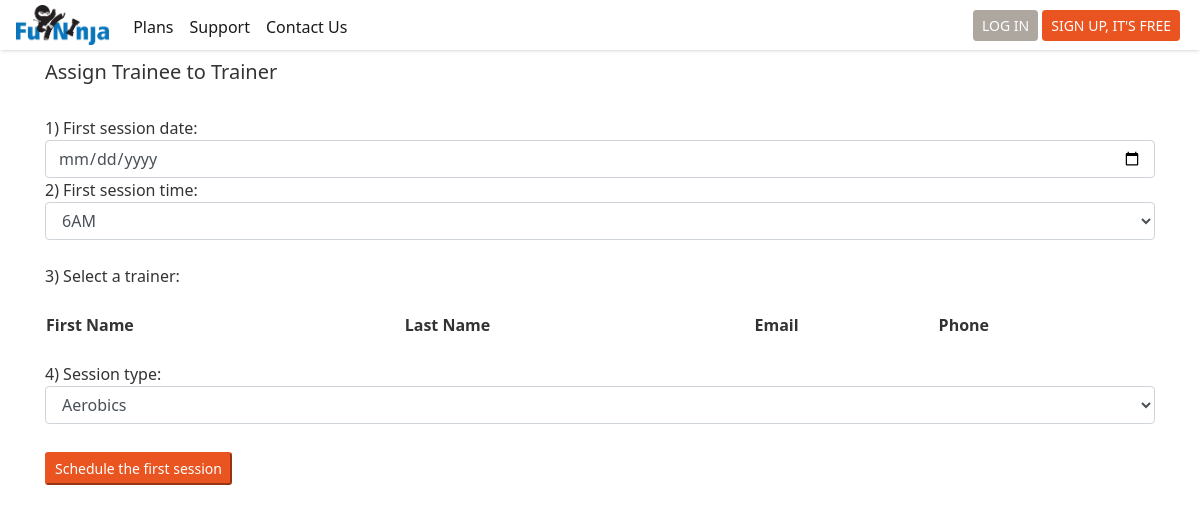
The app's page /admin/assign_product.php, older data.
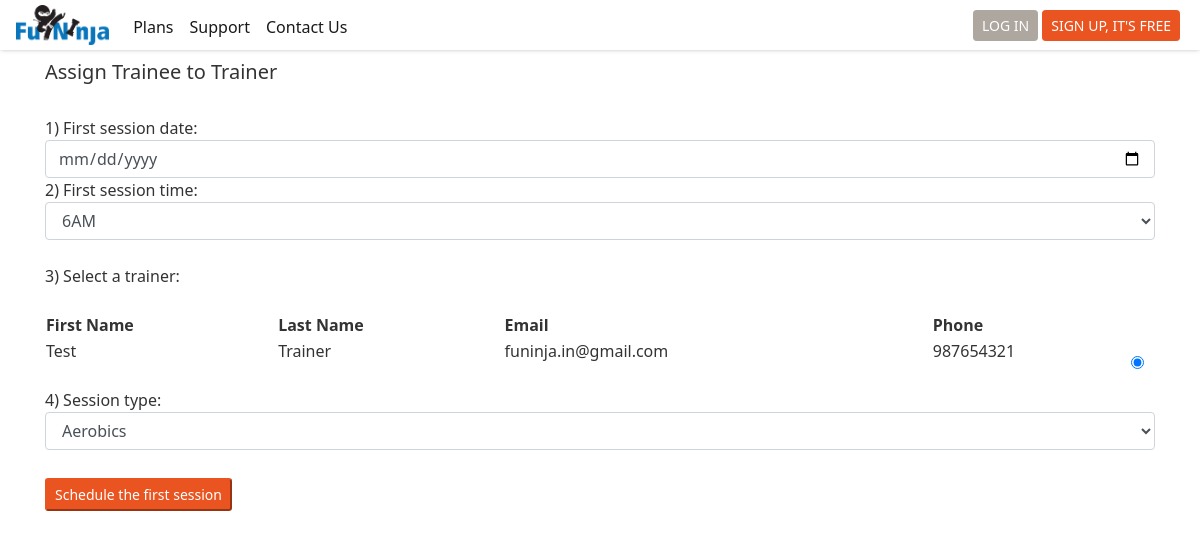
The same page, newer data.
### tables this page shows
CREATE TABLE `user_attributes` (
  `uid` int(11) NOT NULL,
  `attribute_id` int(11) NOT NULL,
  `attribute_value` varchar(64) NOT NULL,
  `valid_from` datetime NOT NULL,
  `valid_to` date DEFAULT NULL
);

CREATE TABLE `users` (
  `uid` int(11) NOT NULL,
  `username` varchar(64) NOT NULL,
  `user_type_id` int(11) NOT NULL,
  `email` varchar(64) NOT NULL,
  `password` longtext NOT NULL,
  `email_verified` tinytext NOT NULL,
  `reg_dt` datetime NOT NULL DEFAULT CURRENT_TIMESTAMP,
  `source` varchar(64) DEFAULT NULL,
  `ext_name` varchar(64) DEFAULT NULL
);

### includes/autoloader.php (called while the page is built, shortened)
<?php
function myAutoLoader($className) {
  $path = ROOT_DIR."/classes/";
  $extension = ".php";
  $fullPath = $path . $className . $extension;
}
?>

### classes/User.php (called while the page is built, shortened)
<?php
require_once ( ROOT_DIR.'/includes/autoloader.php' );
class User {
  public $uid;
  function __construct($uid, $conn) {
    $this->uid = $uid;
    $this->setUserAttributes($conn);
    $this->setEmailId($conn);
    $this->setUserType($conn);
  }
  function setEmailId($conn){
    $sql = "select email from users where uid = ".$this->uid.";";
    $stmt = mysqli_stmt_init($conn);
    if(!mysqli_stmt_prepare($stmt, $sql)){
      return "sqlerror";
    } else {
      mysqli_stmt_execute($stmt);
      $result = mysqli_stmt_get_result($stmt);
      while($row = $result->fetch_assoc()) {
        $this->email=$row['email'];
      }
    }
  }
  function setUserType($conn){
    $sql = "select ut.user_type_desc from users u, user_types ut where u.user_type_id=ut.user_type_id and u.uid= ".$this->uid.";";
    $stmt = mysqli_stmt_init($conn);
    if(!mysqli_stmt_prepare($stmt, $sql)){
      return "sqlerror";
    } else {
      mysqli_stmt_execute($stmt);
      $result = mysqli_stmt_get_result($stmt);
      while($row = $result->fetch_assoc()) {
        $this->type=$row['user_type_desc'];
      }
    }
  }
  function setUserAttributes($conn){
    $sql = "select uad.attribute_name, ua.attribute_value from users u, user_attribute_definitions uad, user_attributes ua
            where u.uid = ".$this->uid." and u.uid=ua.uid and ua.attribute_id=uad.attribute_id and sysdate() BETWEEN ua.valid_from and
            IFNULL(ua.valid_to,  DATE_ADD(sysdate(), INTERVAL 1 YEAR) );";
    $stmt = mysqli_stmt_init($conn);
    if(!mysqli_stmt_prepare($stmt, $sql)){
      return "sqlerror";
    } else {
      mysqli_stmt_execute($stmt);
      $result = mysqli_stmt_get_result($stmt);
      while($row = $result->fetch_assoc()) {
        switch ($row['attribute_name']) {
          case "first_name":
            $this->firstName = $row['attribute_value'];
            break;
          case "last_name":
            $this->lastName = $row['attribute_value'];
            break;
          case "date_of_birth":
            $this->dateOfBirth = $row['attribute_value'];
            break;
          case "phone_number":
            $this->phoneNumber = $row['attribute_value'];
            break;
          case "gender":
            $this->gender = $row['attribute_value'];
            break;
          case "Zoom ID":
            $this->zoomID = $row['attribute_value'];
            break;
          }
      }
    }
  }
}
?>

### admin/assign_product.php (the view, shortened to what the changed rows need)
<?php
include ROOT_DIR."/includes/autoloader.php";
require ROOT_DIR."/header.php";
?>
<link rel="stylesheet" type="text/css" href="https://cdn.datatables.net/1.10.22/css/jquery.dataTables.min.css">
<?php
$trainers = getTrainerList($conn);
?>
<div class="container">
  <h5> Assign Trainee to Trainer </h5><br>
<form action = "process_product_assignment.php" method="post">
<div class="form-group">
<br>
  3) Select a trainer: <br><br>
  <table id='users' class='display' style='width:100%'><thead>
    <tr>
    <th> First Name </th>
    <th> Last Name </th>
    <th> Email </th>
    <th> Phone </th>
    <th> </th>
    </tr><thead><tbody>
<?php
  foreach ($trainers as $value) {
    echo "<tr>
        <td>" . $value->firstName .
        "</td>
        <td>" . $value->lastName .
        "</td>
        <td>" . $value->email .
        "</td>
        <td>" . $value->phoneNumber .
        "</td>
        <td>
        <input class='form-check-input' type='radio' name='trainerSelect' id='trainerSelect' value='" . $value->uid . "' checked>
        </td>
        </tr>";
  }
  echo "</tbody></table>";
?>
  <br>
  4) Session type: <br>
<br><button class="btn-sm btn-primary mt-1" type="submit" name="scheduleFirstSession">Schedule the first session</button>
</div>
</form>
</div>
<?php
function getTrainerList($conn){
  $trainerUidList=[];
  $trainerList=[];
  $sql='select uid from users where user_type_id=1';
  $stmt = mysqli_stmt_init($conn);
  if(!mysqli_stmt_prepare($stmt, $sql)){
    return "sqlerror";
  } else {
    mysqli_stmt_execute($stmt);
    $result = mysqli_stmt_get_result($stmt);
    while($row = $result->fetch_assoc()) {
      array_push($trainerUidList, $row['uid']);
    }
  }
  foreach ($trainerUidList as $value) {
    array_push($trainerList, new User($value, $conn));
  }
  return $trainerList;
}
?>

Row changes from the older to the newer data that the page shows:
added user_attributes: attribute_value "Test"
added user_attributes: attribute_value "Trainer"
added users: email "funinja.in@gmail.com"
added user_attributes: attribute_value "987654321"
